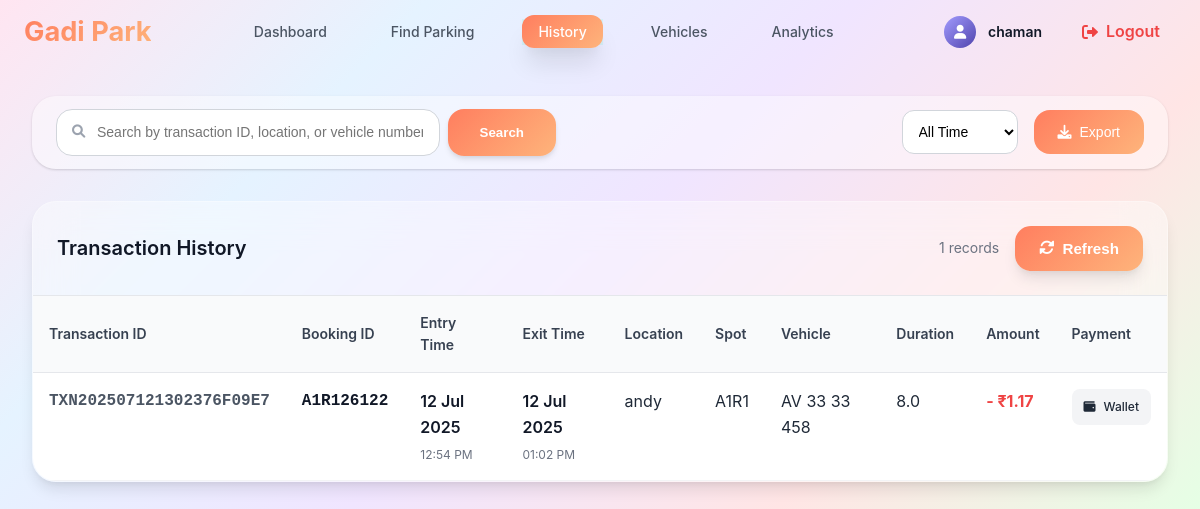
/history (signed in), run on an earlier commit of the app's database.
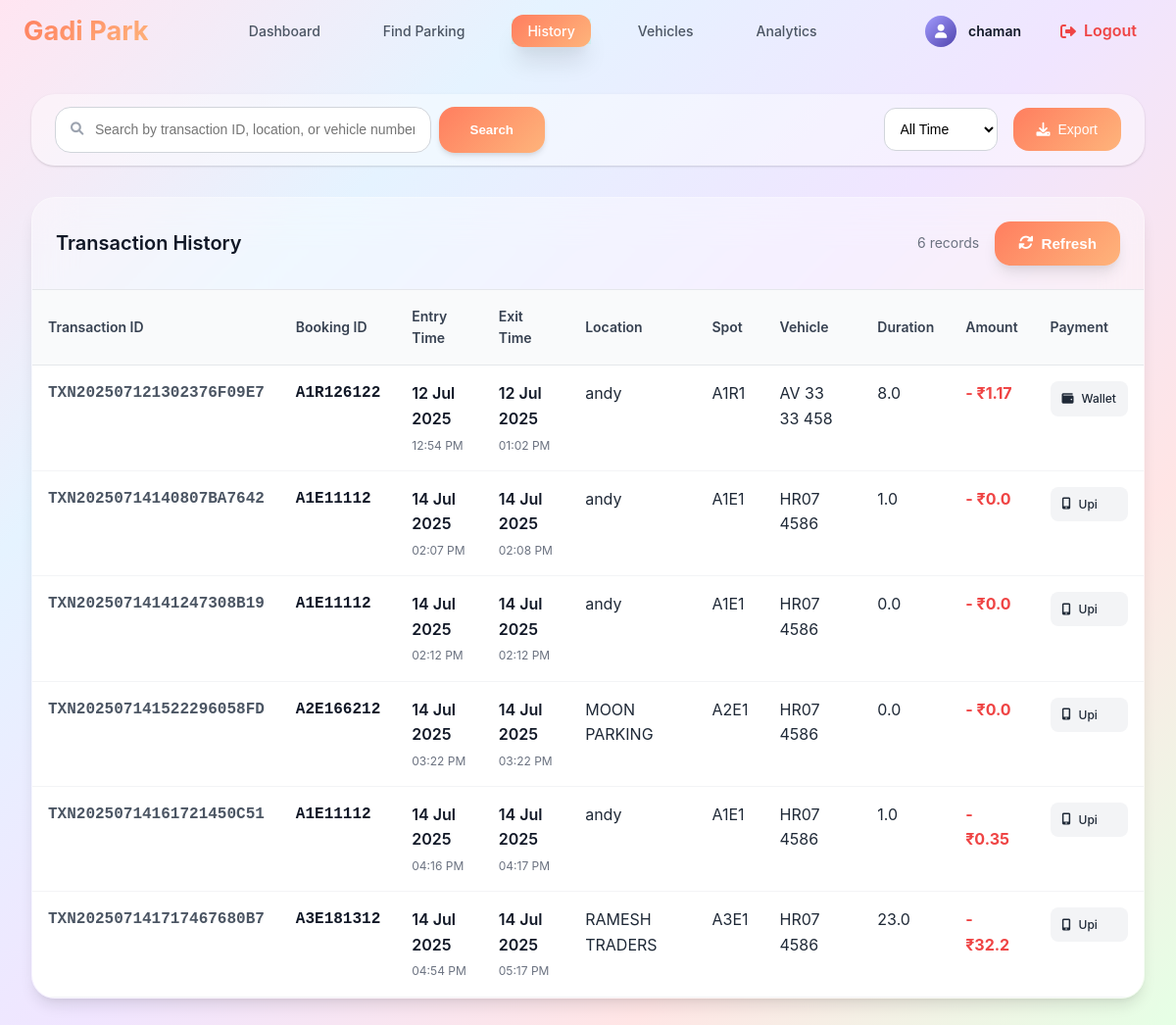
And on a later commit of the database.
### models/history.py (models this page shows)
class History(db.Model):
    __tablename__='history'
    id = db.Column(db.Integer, primary_key=True)
    user_id = db.Column(db.Integer, db.ForeignKey('users.id'), nullable=False)
    vehicle_id = db.Column(db.Integer, db.ForeignKey('vehicles.id'), nullable=False)
    lot_id = db.Column(db.Integer, db.ForeignKey('parking_lots.id'), nullable=False)
    spot_id = db.Column(db.Integer, db.ForeignKey('parking_spots.id'), nullable=False)
    entry_time = db.Column(db.DateTime, nullable=False, default=datetime.utcnow)
    exit_time = db.Column(db.DateTime, nullable=True)
    booking_id = db.Column(db.String(100), nullable=False)
    transaction_id = db.Column(db.String(100), nullable=False)
    total_amount_paid = db.Column(db.Float, nullable=False)
    duration = db.Column(db.Float, nullable=True)
    payment_method = db.Column(db.String(50), nullable=True)
    is_ev_spot = db.Column(db.Boolean, nullable=False, default=False)

### models/parking_lot.py (models this page shows, shortened)
class ParkingLot(db.Model):
    __tablename__ = 'parking_lots'
    id = db.Column(db.Integer, primary_key=True)
    name= db.Column(db.String(80), unique=True, nullable=False)
    address = db.Column(db.String(200), nullable=False)
    pincode = db.Column(db.String(10), nullable=False)
    hourly_rate = db.Column(db.Float, nullable=False)
    total_spots = db.Column(db.Integer, nullable=False)
    occupied_regular_spots = db.Column(db.Integer, default=0)
    occupied_ev_spots = db.Column(db.Integer, default=0)
    ev_spots = db.Column(db.Integer, default=0)
    ev_charging_rate = db.Column(db.Float, nullable=True)
    opening_time = db.Column(db.String(10), nullable=True)
    closing_time = db.Column(db.String(10), nullable=True)
    is_24_hours = db.Column(db.Boolean, default=False)
    description = db.Column(db.String(200), nullable=True)

### models/parking_spot.py (models this page shows, shortened)
class ParkingSpot(db.Model):
    __tablename__ = 'parking_spots'
    id=db.Column(db.Integer, primary_key=True)
    lot_id=db.Column(db.Integer, db.ForeignKey('parking_lots.id'), nullable=False)
    spot_number=db.Column(db.String(50), nullable=False)
    is_ev_spot=db.Column(db.Boolean, default=False)
    status=db.Column(db.String(50), default='available')

### models/vehicle.py (models this page shows, shortened)
class Vehicle(db.Model):
    __tablename__ = 'vehicles'
    id = db.Column(db.Integer, primary_key=True)
    user_id = db.Column(db.Integer, db.ForeignKey('users.id'), nullable=False)
    type = db.Column(db.String(50), nullable=False)
    model = db.Column(db.String(50),nullable=False)
    registration_number = db.Column(db.String(20),nullable=False,unique=True)
    is_ev= db.Column(db.Boolean,default=False)

### routes/user_activity.py (the view)
@user_activity_bp.route('/history')
@login_required
@user_required
def history():
    user=User.query.get(session.get('user_id'))
    history=History.query.filter_by(user_id=user.id).all()
    vehicles=Vehicle.query.all()
    spots=ParkingSpot.query.all()
    lots=ParkingLot.query.all()
    return render_template('history.html',history=history,vehicles=vehicles,spots=spots,lots=lots,user=user)

### Templates/history.html (shortened to what the changed rows need)
{% extends "base.html" %}
{% block style %}
<link rel="stylesheet" href="{{url_for('static',filename='css/base.css')}}">
<link rel="stylesheet" href="{{url_for('static',filename='css/history.css')}}">
<link rel="stylesheet" href="https://cdnjs.cloudflare.com/ajax/libs/font-awesome/6.0.0/css/all.min.css">
{% endblock %}
{% block content %}
{% include "user_navbar.html" %}
<div class="history-container">
    <div class="history-content ">
        {% if not history %}
        <div class="empty-state ">
            <div class="empty-icon">
                <i class="fas fa-history"></i>
            </div>
            <h3>No Parking History</h3>
            <p>You haven't completed any parking sessions yet</p>
        </div>
        {% else %}
        <div class="table-container">
            <div class="table-header">
                <h3>Transaction History</h3>
                <div class="table-actions">
                    <span class="record-count">{{ history|length  }} records</span>
                    <button class=" btn-style" id="refresh-btn" onclick="location.reload()">
                        <i class="fas fa-sync-alt"></i>
                        Refresh
                    </button>
                </div>
            </div>
            <table class="table">
                <thead>
                    <tr>
                        <th> Transaction ID</th>
                        <th> Booking ID</th>
                        <th> Entry Time</th>
                        <th> Exit Time</th>
                        <th> Location</th>
                        <th> Spot</th>
                        <th> Vehicle</th>
                        <th> Duration</th>
                        <th> Amount</th>
                        <th> Payment</th>
                    </tr>
                </thead>
                <tbody>
                    {% for h in history %}
                    <tr class="row">
                        <td class="transaction-id">{{ h.transaction_id }}</td>
                        <td class="booking-id">{{ h.booking_id  }}</td>
                        <td class="entry-time">
                            <div class="time-info">
                                <span class="date">{{ h.entry_time.strftime('%d %b %Y')  }}</span>
                                <span class="time">{{ h.entry_time.strftime('%I:%M %p')}}</span>
                            </div>
                        </td>
                        <td class="exit-time">
                            <div class="time-info">
                                <span class="date">{{ h.exit_time.strftime('%d %b %Y')  }}</span>
                                <span class="time">{{ h.exit_time.strftime('%I:%M %p')  }}</span>
                            </div>
                        </td>
                        <td>
                            {% for lot in lots %}
                                {% if lot.id == h.lot_id %}
                                    {{ lot.name }}
                                {% endif %}
                            {% endfor %}
                        </td>
                        <td>
                            {% for spot in spots %}
                                {% if spot.id == h.spot_id %}
                                    {{ spot.spot_number }}
                                {% endif %}
                            {% endfor %}
                        </td>
                        <td>
                            {% for vehicle in vehicles %}
                                {% if vehicle.id == h.vehicle_id %}
                                    {{ vehicle.registration_number }}
                                {% endif %}
                            {% endfor %}
                        </td>
                        <td >
                           {{ h.duration }}
                        </td>
                        <td class="amount">
                            <span class="amount-value">- ₹{{ h.total_amount_paid}}</span>
                        </td>
                        <td class="payment-method">
                            <span class="payment-badge">
                                {% if h.payment_method == 'card' %}
                                    <i class="fas fa-credit-card"></i>
                                {% elif h.payment_method == 'UPI' %}
                                    <i class="fas fa-mobile-alt"></i>
                                {% elif h.payment_method == 'wallet' %}
                                    <i class="fas fa-wallet"></i>
                                {% else %}
                                    <i class="fas fa-money-bill"></i>
                                {% endif %}
                                {{ h.payment_method.title()  }}
                            </span>
                        </td>
                    </tr>
                    {% endfor %}
                </tbody>
            </table>
        </div>
        {% endif %}
    </div>
</div>
{% endblock %}

What changed in the data, as far as the page shows it:
added History: transaction_id "TXN20250714140807BA7642", booking_id "A1E11112", entry_time "14 Jul 2025", entry_time "02:07 PM", exit_time "14 Jul 2025", exit_time "02:08 PM", duration "1.0", total_amount_paid "0.0", payment_method "Upi", ParkingLot (name "andy")
now on this page (row unchanged): ParkingSpot: spot_number "A1E1"
now on this page (row unchanged): Vehicle: registration_number "HR07 4586"
added History: transaction_id "TXN20250714141247308B19", booking_id "A1E11112", entry_time "14 Jul 2025", entry_time "02:12 PM", exit_time "14 Jul 2025", exit_time "02:12 PM", duration "0.0", total_amount_paid "0.0", payment_method "Upi", ParkingLot (name "andy")
added History: transaction_id "TXN202507141522296058FD", booking_id "A2E166212", entry_time "14 Jul 2025", entry_time "03:22 PM", exit_time "14 Jul 2025", exit_time "03:22 PM", duration "0.0", total_amount_paid "0.0", payment_method "Upi"
added ParkingLot: name "MOON PARKING", shown under "TXN202507141522296058FD"
added ParkingSpot: spot_number "A2E1", shown under "TXN202507141522296058FD"
added History: transaction_id "TXN20250714161721450C51", booking_id "A1E11112", entry_time "14 Jul 2025", entry_time "04:16 PM", exit_time "14 Jul 2025", exit_time "04:17 PM", duration "1.0", total_amount_paid "0.35", payment_method "Upi", ParkingLot (name "andy")
added History: transaction_id "TXN202507141717467680B7", booking_id "A3E181312", entry_time "14 Jul 2025", entry_time "04:54 PM", exit_time "14 Jul 2025", exit_time "05:17 PM", duration "23.0", total_amount_paid "32.2", payment_method "Upi"
added ParkingLot: name "RAMESH TRADERS", shown under "TXN202507141717467680B7"
added ParkingSpot: spot_number "A3E1", shown under "TXN202507141717467680B7"
Also different on the page:
{{ history|length }}: "1" → "6"
